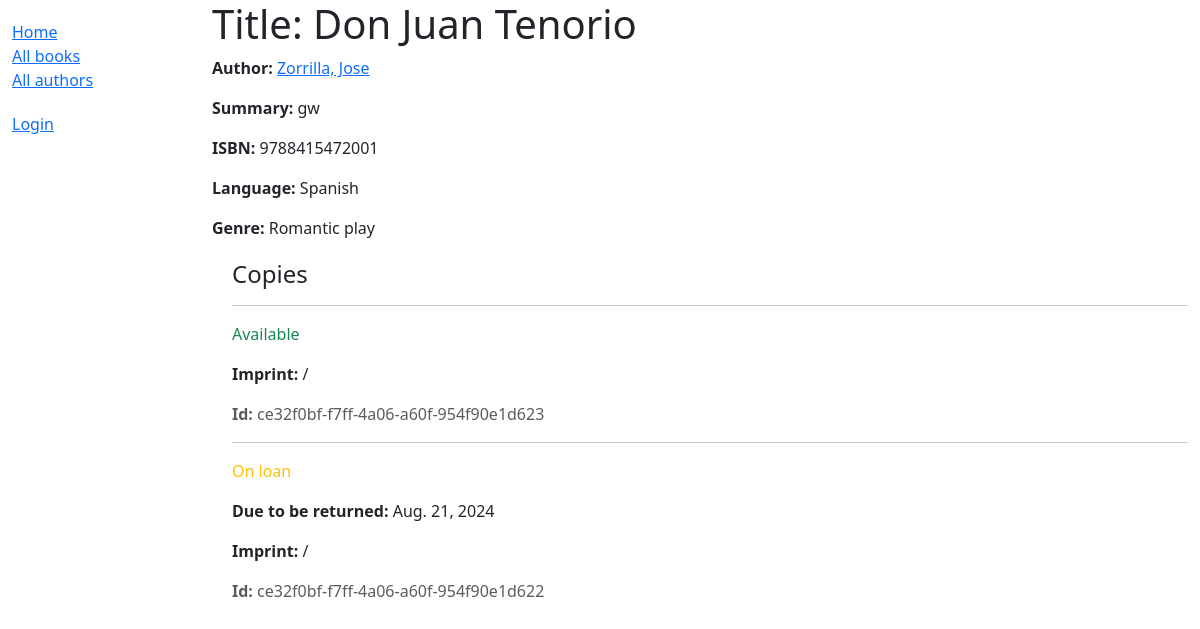
/catalog/book/3, run on the app's committed database.
### catalog/models.py (models this page shows, shortened)
class Book(models.Model):
    title = models.CharField(max_length=200)
    author = models.ForeignKey('Author', on_delete=models.RESTRICT, null=True)
    summary = models.TextField(
        max_length=1000, help_text="Enter a brief description of the book")
    isbn = models.CharField('ISBN', max_length=13,
                            unique=True,
                            help_text='13 Character <a href="https://www.isbn-international.org/content/what-isbn'
                                      '">ISBN number</a>')
    genre = models.ManyToManyField(
        Genre, help_text="Select a genre for this book")
    language = models.ForeignKey(
        'Language', on_delete=models.SET_NULL, null=True)
    class Meta:
        ordering = ['title', 'author']
    def display_genre(self):
        """Creates a string for the Genre. This is required to display genre in Admin."""
        return ', '.join([genre.name for genre in self.genre.all()[:3]])
    display_genre.short_description = 'Genre'

class Author(models.Model):
    first_name = models.CharField(max_length=100)
    last_name = models.CharField(max_length=100)
    date_of_birth = models.DateField(null=True, blank=True)
    date_of_death = models.DateField('died', null=True, blank=True)
    class Meta:
        ordering = ['last_name', 'first_name']
    def __str__(self):
        return f'{self.last_name}, {self.first_name}'

class Language(models.Model):
    name = models.CharField(max_length=200,
                            unique=True,
                            help_text="Enter the book's natural language (e.g. English, French, Japanese etc.)")
    def __str__(self):
        return self.name
    class Meta:
        constraints = [
            UniqueConstraint(
                Lower('name'),
                name='language_name_case_insensitive_unique',
                violation_error_message = "Language already exists (case insensitive match)"
            ),
        ]

class Genre(models.Model):
    name = models.CharField(
        max_length=200,
        unique=True,
        help_text="Enter a book genre (e.g. Science Fiction, French Poetry etc.)"
    )
    def __str__(self):
        return self.name
    class Meta:
        constraints = [
            UniqueConstraint(
                Lower('name'),
                name='genre_name_case_insensitive_unique',
                violation_error_message = "Genre already exists (case insensitive match)"
            ),
        ]

class BookInstance(models.Model):
    id = models.UUIDField(primary_key=True, default=uuid.uuid4,
                          help_text="Unique ID for this particular book across whole library")
    book = models.ForeignKey('Book', on_delete=models.RESTRICT, null=True)
    imprint = models.CharField(max_length=200)
    due_back = models.DateField(null=True, blank=True)
    borrower = models.ForeignKey(
        settings.AUTH_USER_MODEL, on_delete=models.SET_NULL, null=True, blank=True)
    class Meta:
        ordering = ['due_back']
        permissions = (("can_mark_returned", "Set book as returned"),)
    LOAN_STATUS = (
        ('d', 'Maintenance'),
        ('o', 'On loan'),
        ('a', 'Available'),
        ('r', 'Reserved'),
    )
    status = models.CharField(
        max_length=1,
        choices=LOAN_STATUS,
        blank=True,
        default='d',
        help_text='Book availability')
    class Meta:
        ordering = ['due_back']
        permissions = (("can_mark_returned", "Set book as returned"),)

### catalog/views.py (the view)
# urls.py: path('book/<int:pk>', views.BookDetailView.as_view(), name='book-detail'),
class BookDetailView(generic.DetailView):
    model = Book

### catalog/templates/catalog/book_detail.html
{% extends "base_generic.html" %}
{% block content %}
  <h1>Title: {{ book.title }}</h1>
  <p><strong>Author:</strong> <a href="">{{ book.author }}</a></p>
  <p><strong>Summary:</strong> {{ book.summary }}</p>
  <p><strong>ISBN:</strong> {{ book.isbn }}</p>
  <p><strong>Language:</strong> {{ book.language }}</p>
  <p><strong>Genre:</strong> {{ book.genre.all|join:", " }}</p>
  <div style="margin-left:20px;margin-top:20px">
    <h4>Copies</h4>
    {% for copy in book.bookinstance_set.all %}
      <hr />
      <p
        class="{% if copy.status == 'a' %}text-success{% elif copy.status == 'm' %}text-danger{% else %}text-warning{% endif %}">
        {{ copy.get_status_display }}
      </p>
      {% if copy.status != 'a' %}
        <p><strong>Due to be returned:</strong> {{ copy.due_back }}</p>
      {% endif %}
      <p><strong>Imprint:</strong> {{ copy.imprint }}</p>
      <p class="text-muted"><strong>Id:</strong> {{ copy.id }}</p>
    {% endfor %}
  </div>
{% endblock %}

### data on the page
Book: author "Zorrilla, Jose", summary "gw", isbn "9788415472001", language "Spanish", genre.all "Romantic play"
BookInstance: status "Available", imprint "/", id "ce32f0bf-f7ff-4a06-a60f-954f90e1d623"
BookInstance: status "On loan", due_back "Aug. 21, 2024", imprint "/", id "ce32f0bf-f7ff-4a06-a60f-954f90e1d622"
